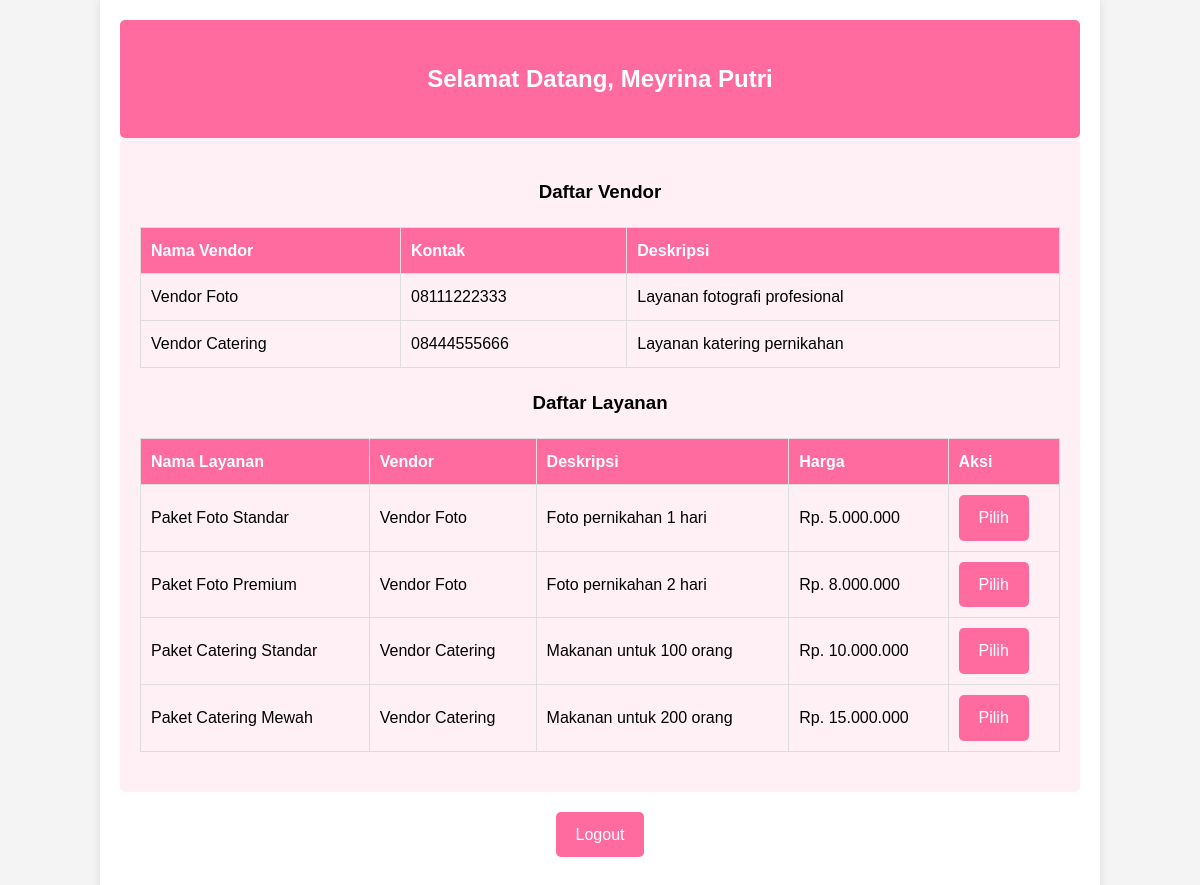
The app's page /dashboard.php (signed in) with its own data.
### tables this page shows
CREATE TABLE vendors (
    id INT AUTO_INCREMENT PRIMARY KEY,
    nama_vendor VARCHAR(100) NOT NULL,
    kontak VARCHAR(20),
    deskripsi TEXT
);

CREATE TABLE layanan (
    id INT AUTO_INCREMENT PRIMARY KEY,
    vendor_id INT,
    nama_layanan VARCHAR(100) NOT NULL,
    deskripsi TEXT,
    harga DECIMAL(10,2),
    FOREIGN KEY (vendor_id) REFERENCES vendors(id)
);

### dashboard.php (the view, shortened to what this page needs)
<?php
require 'config.php';
$vendor_query = "SELECT * FROM vendors";
$vendor_result = $conn->query($vendor_query);
$layanan_query = "SELECT layanan.*, vendors.nama_vendor
                  FROM layanan
                  JOIN vendors ON layanan.vendor_id = vendors.id";
$layanan_result = $conn->query($layanan_query);
?>
<!DOCTYPE html>
<html lang="id">
<head>
    <link rel="stylesheet" href="styles.css">
</head>
<body>
    <div class="container">
        <div class="header">
            <h2>Selamat Datang, <?php echo $_SESSION['user_name']; ?></h2>
        </div>
        <div class="description">
            <h3>Daftar Vendor</h3>
            <table>
                <tr>
                    <th>Nama Vendor</th>
                    <th>Kontak</th>
                    <th>Deskripsi</th>
                </tr>
                <?php while($vendor = $vendor_result->fetch_assoc()): ?>
                <tr>
                    <td><?php echo $vendor['nama_vendor']; ?></td>
                    <td><?php echo $vendor['kontak']; ?></td>
                    <td><?php echo $vendor['deskripsi']; ?></td>
                </tr>
                <?php endwhile; ?>
            </table>
            <h3>Daftar Layanan</h3>
            <table>
                <tr>
                    <th>Nama Layanan</th>
                    <th>Vendor</th>
                    <th>Deskripsi</th>
                    <th>Harga</th>
                    <th>Aksi</th>
                </tr>
                <?php while($layanan = $layanan_result->fetch_assoc()): ?>
                <tr>
                    <td><?php echo $layanan['nama_layanan']; ?></td>
                    <td><?php echo $layanan['nama_vendor']; ?></td>
                    <td><?php echo $layanan['deskripsi']; ?></td>
                    <td>Rp. <?php echo number_format($layanan['harga'], 0, ',', '.'); ?></td>
                    <td><a href="buat_permintaan.php?layanan_id=<?php echo $layanan['id']; ?>" class="button">Pilih</a></td>
                </tr>
                <?php endwhile; ?>
            </table>
        </div>
        <div class="menu">
            <a href="logout.php" class="button">Logout</a>
        </div>
    </div>
</body>
</html>

### styles.css (style rules this page uses)
body, html { margin: 0; padding: 0; font-family: Arial, sans-serif; line-height: 1.6; background-color: #f4f4f4; }
.container { width: 80%; margin: auto; overflow: hidden; padding: 20px; background-color: white; box-shadow: 0 0 10px rgba(0,0,0,0.1); }
.header { text-align: center; background-color: #ff6b9e; color: white; padding: 20px; border-radius: 5px; }
.menu { display: flex; justify-content: center; gap: 20px; margin: 20px 0; }
.button { display: inline-block; background-color: #ff6b9e; color: white; padding: 10px 20px; text-decoration: none; border-radius: 5px; transition: background-color 0.3s ease; }
.description { text-align: center; background-color: #fff0f5; padding: 20px; border-radius: 5px; }
table { width: 100%; border-collapse: collapse; margin: 20px 0; }
table, th, td { border: 1px solid #ddd; }
th, td { padding: 10px; text-align: left; }
th { background-color: #ff6b9e; color: white; }

### records on screen
vendors: nama_vendor "Vendor Foto", kontak "08111222333", deskripsi "Layanan fotografi profesional"
vendors: nama_vendor "Vendor Catering", kontak "08444555666", deskripsi "Layanan katering pernikahan"
layanan: nama_layanan "Paket Foto Standar", vendor.nama_vendor "Vendor Foto", deskripsi "Foto pernikahan 1 hari", harga "5.000.000"
layanan: nama_layanan "Paket Foto Premium", vendor.nama_vendor "Vendor Foto", deskripsi "Foto pernikahan 2 hari", harga "8.000.000"
layanan: nama_layanan "Paket Catering Standar", vendor.nama_vendor "Vendor Catering", deskripsi "Makanan untuk 100 orang", harga "10.000.000"
layanan: nama_layanan "Paket Catering Mewah", vendor.nama_vendor "Vendor Catering", deskripsi "Makanan untuk 200 orang", harga "15.000.000"

### other values on screen
$_SESSION['user_name'] "Meyrina Putri"
